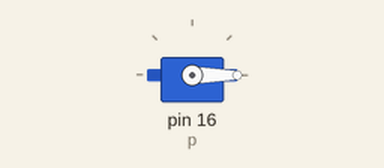
This program was run on a simulated Raspberry Pi (header pin numbers). On the bench: servo. Servo angles are drawn from the pulse width (0.5 ms = 0°, 2.5 ms = 180°); what the program prints to the terminal is not drawn. At 19.7 s the program stops and its outputs stay as they are.

Above: at 0.1 s.
At 10.0 s:
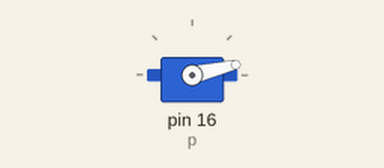
At 19.5 s:
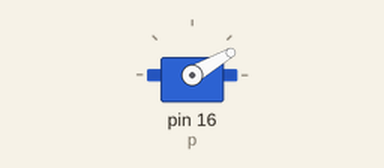
Timing chart, 0 to 21.0 s (numbered marks = the images above):
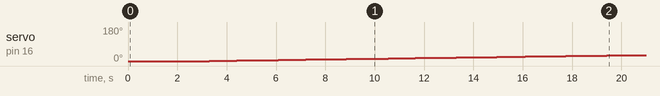

Measured:
- by itself, servo on pin 16 (p): moves from 0° to 30° over 16.1 s

The program:

testServo.py
```python
import RPi.GPIO as GPIO
import time

GPIO.setmode(GPIO.BOARD)

GPIO.setup(16, GPIO.OUT)

p = GPIO.PWM(16, 50)

p.start(2.5)
print 'started'
time.sleep(3)
a = 2.5
try:
    while (a <= (2.5+1.6666)):
        p.ChangeDutyCycle(a)
        a+= .005
        time.sleep(.05)
except KeyboardInterrupt:
    p.stop()
    GPIO.cleanup()
```
